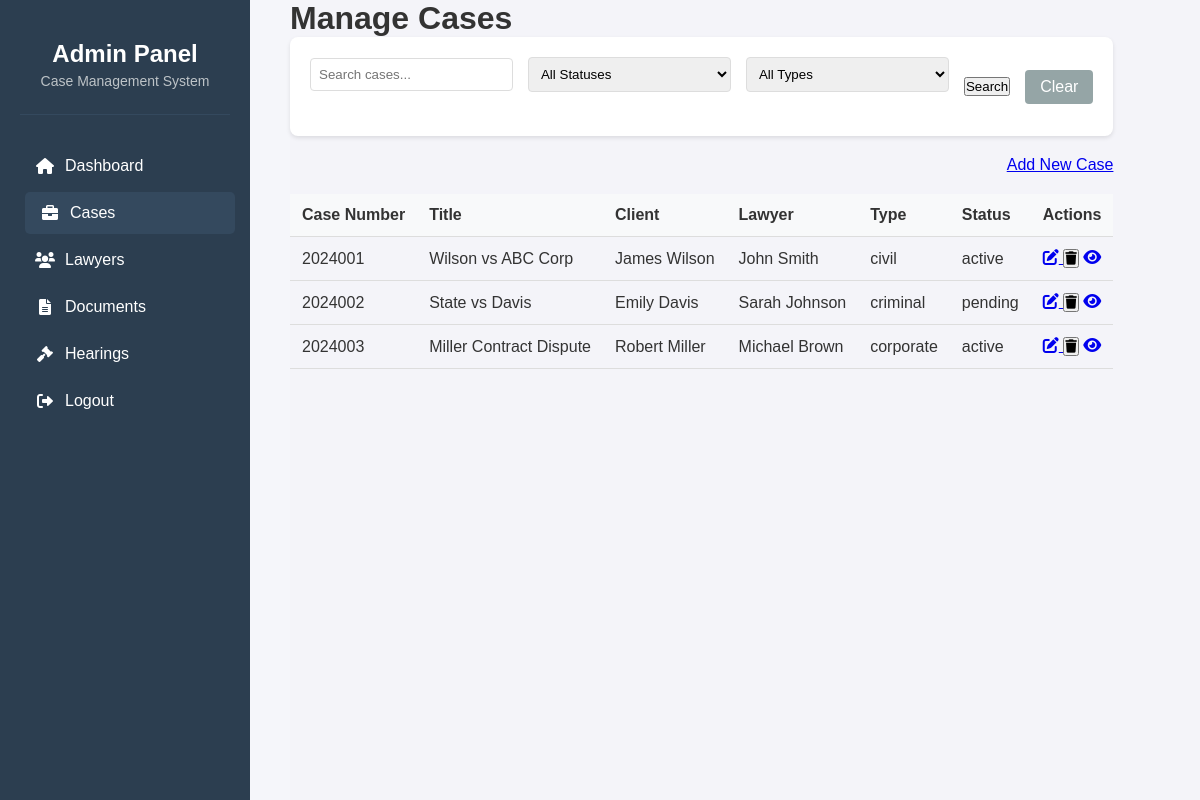
The app's page /view/manage_cases.php (signed in) with its own data.
### tables this page shows
CREATE TABLE IF NOT EXISTS cases (
    id INT PRIMARY KEY AUTO_INCREMENT,
    case_number VARCHAR(20) UNIQUE NOT NULL,
    case_title VARCHAR(255) NOT NULL,
    client_id INT NOT NULL,
    lawyer_id INT NOT NULL,
    case_type ENUM('civil', 'criminal', 'corporate', 'family', 'other') NOT NULL,
    case_status ENUM('pending', 'active', 'closed') DEFAULT 'pending',
    description TEXT,
    filing_date DATE NOT NULL,
    created_at TIMESTAMP DEFAULT CURRENT_TIMESTAMP,
    updated_at TIMESTAMP DEFAULT CURRENT_TIMESTAMP ON UPDATE CURRENT_TIMESTAMP,
    FOREIGN KEY (client_id) REFERENCES clients(id),
    FOREIGN KEY (lawyer_id) REFERENCES lawyers(id)
);

CREATE TABLE lawyers (
    id INT PRIMARY KEY AUTO_INCREMENT,
    name VARCHAR(100) NOT NULL,
    email VARCHAR(100) UNIQUE NOT NULL,
    phone VARCHAR(20) NOT NULL,
    specialization ENUM('civil', 'criminal', 'corporate', 'family', 'tax', 'other') NOT NULL,
    bar_number VARCHAR(50) UNIQUE NOT NULL,
    years_experience INT NOT NULL,
    status ENUM('active', 'inactive') DEFAULT 'active',
    notes TEXT,
    created_at TIMESTAMP DEFAULT CURRENT_TIMESTAMP,
    updated_at TIMESTAMP DEFAULT CURRENT_TIMESTAMP ON UPDATE CURRENT_TIMESTAMP
);

### view/manage_cases.php (the view, shortened to what this page needs)
<?php
require_once '../includes/header.php';
require_once '../db/config.php';
$search = isset($_GET['search']) ? $_GET['search'] : '';
$query = "SELECT
    c.*,
    l.name as lawyer_name,
    CONCAT(cl.first_name, ' ', cl.last_name) as client_name
    FROM cases c
    LEFT JOIN lawyers l ON c.lawyer_id = l.id
    LEFT JOIN clients cl ON c.client_id = cl.id
    WHERE 1=1";
$query .= " ORDER BY c.created_at DESC";
try {
    $stmt = $conn->prepare($query);
    $stmt->execute();
    $result = $stmt->get_result();
    $cases = $result->fetch_all(MYSQLI_ASSOC);
} catch (Exception $e) {
    error_log("Query failed: " . $e->getMessage());
    $cases = [];
}
?>
<div class="container">
    <h1>Manage Cases</h1>
    <div class="search-filters">
        <form method="GET" class="search-form">
            <div class="form-group">
                <input type="text" name="search" placeholder="Search cases..." value="<?php echo htmlspecialchars($search); ?>">
            </div>
            <div class="form-group">
                <select name="status">
                    <option value="">All Statuses</option>
                </select>
            </div>
            <div class="form-group">
                <select name="type">
                    <option value="">All Types</option>
                </select>
            </div>
            <button type="submit" class="btn-primary">Search</button>
            <a href="manage_cases.php" class="btn-secondary">Clear</a>
        </form>
    </div>
    <div class="actions">
        <a href="add_case.php" class="btn-primary">Add New Case</a>
    </div>
    <table>
        <thead>
            <tr>
                <th>Case Number</th>
                <th>Title</th>
                <th>Client</th>
                <th>Lawyer</th>
                <th>Type</th>
                <th>Status</th>
                <th>Actions</th>
            </tr>
        </thead>
        <tbody>
            <?php if (empty($cases)): ?>
                <tr>
                    <td colspan="7">No cases found</td>
                </tr>
            <?php else: ?>
                <?php foreach ($cases as $case): ?>
                <tr id="case-row-<?php echo $case['id']; ?>">
                    <td><?php echo htmlspecialchars($case['case_number'] ?? 'N/A'); ?></td>
                    <td><?php echo htmlspecialchars($case['case_title'] ?? 'N/A'); ?></td>
                    <td><?php echo htmlspecialchars($case['client_name'] ?? 'N/A'); ?></td>
                    <td><?php echo htmlspecialchars($case['lawyer_name'] ?? 'N/A'); ?></td>
                    <td><?php echo htmlspecialchars($case['case_type'] ?? 'N/A'); ?></td>
                    <td><?php echo htmlspecialchars($case['case_status'] ?? 'N/A'); ?></td>
                    <td>
                        <a href="edit_case.php?id=<?php echo $case['id']; ?>" class="btn-edit">
                            <i class="fas fa-edit"></i>
                        </a>
                        <button onclick="deleteCase(<?php echo $case['id']; ?>)" class="btn-delete">
                            <i class="fas fa-trash"></i>
                        </button>
                        <a href="view_case.php?id=<?php echo $case['id']; ?>" class="btn-view">
                            <i class="fas fa-eye"></i>
                        </a>
                    </td>
                </tr>
                <?php endforeach; ?>
            <?php endif; ?>
        </tbody>
    </table>
</div>
<?php require_once '../includes/footer.php'; ?>

### includes/header.php (shortened to what this page needs)
<!DOCTYPE html>
<html lang="en">
<head>
    <link rel="stylesheet" href="../css/admin_dashboard.css">
    <link href="https://cdnjs.cloudflare.com/ajax/libs/font-awesome/6.0.0-beta3/css/all.min.css" rel="stylesheet">
</head>
<body>
    <div class="dashboard-container">
        <aside class="sidebar">
            <div class="logo">
                <h2>Admin Panel</h2>
                <p>Case Management System</p>
            </div>
            <nav class="menu">
                <a href="admin_dashboard.php" class="nav-btn <?php echo basename($_SERVER['PHP_SELF']) === 'admin_dashboard.php' ? 'active' : ''; ?>">
                    <i class="fas fa-home"></i> Dashboard
                </a>
                <a href="manage_cases.php" class="nav-btn <?php echo basename($_SERVER['PHP_SELF']) === 'manage_cases.php' ? 'active' : ''; ?>">
                    <i class="fas fa-briefcase"></i> Cases
                </a>
                <a href="manage_lawyers.php" class="nav-btn <?php echo basename($_SERVER['PHP_SELF']) === 'manage_lawyers.php' ? 'active' : ''; ?>">
                    <i class="fas fa-users"></i> Lawyers
                </a>
                <a href="manage_documents.php" class="nav-btn <?php echo basename($_SERVER['PHP_SELF']) === 'manage_documents.php' ? 'active' : ''; ?>">
                    <i class="fas fa-file-alt"></i> Documents
                </a>
                <a href="manage_hearings.php" class="nav-btn <?php echo basename($_SERVER['PHP_SELF']) === 'manage_hearings.php' ? 'active' : ''; ?>">
                    <i class="fas fa-gavel"></i> Hearings
                </a>
                <a href="logout.php" class="nav-btn">
                    <i class="fas fa-sign-out-alt"></i> Logout
                </a>
            </nav>
        </aside>
        <main class="main-content">
    </div>
</body>
</html>

### includes/footer.php (shortened to what this page needs)
</body>
</html>

### css/admin_dashboard.css (style rules this page uses)
* { margin: 0; padding: 0; box-sizing: border-box; }
body { font-family: 'Arial', sans-serif; background-color: #f4f4f9; color: #333; display: flex; min-height: 100vh; }
.dashboard-container { display: flex; min-height: 100vh; }
.sidebar { width: 250px; background: #2c3e50; color: white; padding: 20px; height: 100vh; position: fixed; left: 0; overflow-y: auto; }
.logo { padding: 20px 0; text-align: center; border-bottom: 1px solid #34495e; }
.logo h2 { margin: 0; font-size: 24px; }
.logo p { margin: 5px 0; font-size: 14px; color: #bdc3c7; }
.menu { margin-top: 30px; display: flex; flex-direction: column; gap: 5px; }
.nav-btn { display: flex; align-items: center; padding: 12px 15px; color: white; text-decoration: none; transition: all 0.3s ease; border-radius: 5px; }
.nav-btn i { margin-right: 10px; width: 20px; text-align: center; }
.nav-btn:hover, .nav-btn.active { background: #34495e; transform: translateX(5px); }
.main-content { margin-left: 250px; flex: 1; padding: 20px; background: #f5f6fa; min-height: 100vh; }
table { width: 100%; border-collapse: collapse; margin-top: 10px; }
th, td { padding: 12px; text-align: left; border-bottom: 1px solid #ddd; }
th { background-color: #f8f9fa; font-weight: 600; }
.form-group { margin-bottom: 1.5rem; }
.form-group input[type="text"], .form-group input[type="file"], .form-group select, .form-group textarea { width: 100%; padding: 0.5rem; border: 1px solid #ddd; border-radius: 4px; }

### view/manage_cases.php (style rules this page uses)
.search-filters { margin-bottom: 20px; padding: 20px; background: white; border-radius: 8px; box-shadow: 0 2px 4px rgba(0,0,0,0.1); }
.search-form { display: flex; gap: 15px; align-items: center; flex-wrap: wrap; }
.search-form .form-group { flex: 1; min-width: 200px; }
.search-form input, .search-form select { width: 100%; padding: 8px; border: 1px solid #ddd; border-radius: 4px; }
.actions { margin: 20px 0; display: flex; justify-content: flex-end; }
.btn-secondary { background: #95a5a6; color: white; padding: 8px 15px; border-radius: 4px; text-decoration: none; border: none; cursor: pointer; }

### records on screen
cases: case_number "2024001", case_title "Wilson vs ABC Corp", client_name "James Wilson", lawyer.name "John Smith", case_type "civil", case_status "active"
cases: case_number "2024002", case_title "State vs Davis", client_name "Emily Davis", lawyer.name "Sarah Johnson", case_type "criminal", case_status "pending"
cases: case_number "2024003", case_title "Miller Contract Dispute", client_name "Robert Miller", lawyer.name "Michael Brown", case_type "corporate", case_status "active"
